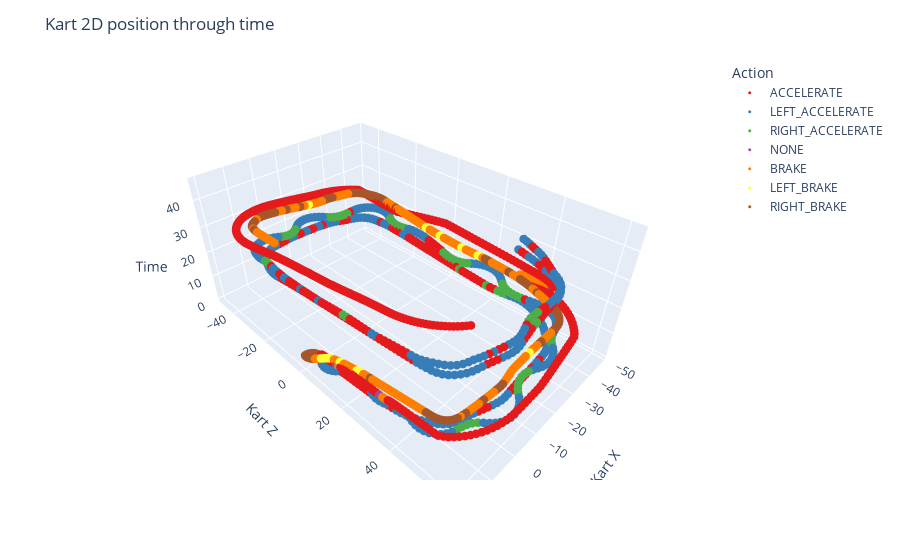

Here is the notebook cell this chart was saved with:
### Code cell
from ann import cost, cost_regL2, backprop, backprop2, predict, feedForward
from Utils import ExportONNX_JSON_TO_Custom, ExportAllformatsMLPSKlearn

import pandas as pd
import numpy as np
import matplotlib.pyplot as plt
import plotly.express as px
import os

#Colormaps https://matplotlib.org/stable/users/explain/colors/colormaps.html#references

#Nota: para calcular la precision del modelo vamos a redondear la salida, pues nos
#interesa saber que el modelo gira a la derecha, no que esta 95% seguro de girar a la derecha

#Ejercicio 2
kartData = pd.DataFrame()

trainFiles = len(os.listdir('AAKart/ML/'))
for i in range(trainFiles):
    newKartData = pd.read_csv(f'AAKart/ML/Kart{i:02d}.csv')
    
    kartData = pd.concat([kartData, newKartData], axis=0, ignore_index=True)

display(kartData)

#Tabla posicion 2D a traves del tiempo
positionThroughTime = px.scatter_3d(kartData, x='kartx', y='kartz', z='time', color='action', 
                                    color_discrete_sequence=px.colors.qualitative.Set1)
positionThroughTime.update_traces(marker_size = 3)

positionThroughTime.update_layout(scene=dict(xaxis_title='Kart X', yaxis_title='Kart Z', zaxis_title='Time'))
positionThroughTime.update_layout(legend_title='Action')
positionThroughTime.update_layout(title='Kart 2D position through time')

positionThroughTime.show()

#Distancia de los rayos a traves del tiempo
plt.figure(figsize=(7, 7))
plt.scatter(kartData['time'], kartData['ray1'], c='r', marker='.', label="Ray 1")
plt.scatter(kartData['time'], kartData['ray2'], c='y', marker='.', label="Ray 2")
plt.scatter(kartData['time'], kartData['ray3'], c='g', marker='.', label="Ray 3")
plt.scatter(kartData['time'], kartData['ray4'], c='c', marker='.', label="Ray 4")
plt.scatter(kartData['time'], kartData['ray5'], c='b', marker='.', label="Ray 5")
plt.xlabel('Time')
plt.ylabel('Ray distance')
plt.legend()
plt.title('Rays distance trough time')
plt.show()

### Figure 1 — Plotly figure (JSON) as saved in the notebook; plotly's stock layout.template omitted (floating-point values rounded to 4 significant figures; data arrays with more than 128 entries replaced by an {"elided": "..."} marker saying what was removed)
{"data": [{"hovertemplate": "action=ACCELERATE<br>kartx=%{x}<br>kartz=%{y}<br>time=%{z}<extra></extra>", "legendgroup": "ACCELERATE", "marker": {"color": "rgb(228,26,28)", "size": 3, "symbol": "circle"}, "mode": "markers", "name": "ACCELERATE", "scene": "scene", "showlegend": true, "type": "scatter3d", "x": {"elided": "624 float values"}, "y": {"elided": "624 float values"}, "z": {"elided": "624 float values"}}, {"hovertemplate": "action=LEFT_ACCELERATE<br>kartx=%{x}<br>kartz=%{y}<br>time=%{z}<extra></extra>", "legendgroup": "LEFT_ACCELERATE", "marker": {"color": "rgb(55,126,184)", "size": 3, "symbol": "circle"}, "mode": "markers", "name": "LEFT_ACCELERATE", "scene": "scene", "showlegend": true, "type": "scatter3d", "x": {"elided": "288 float values"}, "y": {"elided": "288 float values"}, "z": {"elided": "288 float values"}}, {"hovertemplate": "action=RIGHT_ACCELERATE<br>kartx=%{x}<br>kartz=%{y}<br>time=%{z}<extra></extra>", "legendgroup": "RIGHT_ACCELERATE", "marker": {"color": "rgb(77,175,74)", "size": 3, "symbol": "circle"}, "mode": "markers", "name": "RIGHT_ACCELERATE", "scene": "scene", "showlegend": true, "type": "scatter3d", "x": [-41.16, -40.79, -40.54, -39.98, -39.97, 12.33, -17.71, -19.21, 15.99, 15.99, 15.99, 15.99, 15.99, 15.99, 15.99, 15.99, 16.03, 16.15, 16.39, 16.77, 15.51, 14.64, 13.88, 13.28, 12.93, 12.86, 13.05, 13.49, 15.26, 14.87, 14.67, 14.73, 9.789, 8.357, 6.957, 5.679, 4.539, -10.19, -11.37, -12.63, -14.0, -15.49, -16.96, -18.38, -31.77, -32.97, -34.29, -42.01, -41.7, -41.54, -41.6, -41.93, -42.55, -43.41, -43.22, -42.32, -41.61, -41.16, -40.98, -41.07, -41.34, -41.69, -42.44, -41.93, -41.61, -41.51, -41.71, -42.18, -42.86, -31.72, -30.23, -28.77, -27.29, -25.89, -24.64, -23.5, -8.333, -7.179, -5.896, -4.47, -3.034, -1.66, 12.47, 12.5, 12.66, 13.89, 13.87, -15.45, -16.92, -18.36, -19.87], "y": [30.67, 29.22, 27.76, 23.34, 11.43, -3.587, 53.89, 53.72, 3.105, 3.105, 3.105, 3.105, 3.105, 3.105, 3.105, 3.189, 3.426, 3.791, 4.219, 4.664, 13.54, 14.51, 15.59, 16.83, 18.16, 19.53, 20.91, 22.23, 34.4, 35.81, 37.3, 38.78, 52.02, 52.43, 52.97, 53.69, 54.64, 56.89, 55.94, 55.16, 54.62, 54.36, 54.38, 54.68, 53.9, 52.99, 52.26, 35.81, 34.39, 32.89, 31.38, 29.99, 28.63, 27.4, 12.27, 11.07, 9.772, 8.377, 6.914, 5.404, 3.961, 2.5, -17.93, -19.33, -20.74, -22.22, -23.71, -25.11, -26.44, -39.47, -39.38, -39.43, -39.7, -40.23, -41.0, -41.96, -41.03, -40.14, -39.41, -39.07, -39.17, -39.57, -28.32, -26.83, -25.38, 13.24, 14.74, 53.23, 53.0, 52.99, 53.14], "z": [11.5, 11.6, 11.7, 12.0, 12.8, 21.4, 26.9, 27.0, 2.002, 2.1, 2.203, 2.302, 2.4, 2.502, 3.002, 3.1, 3.201, 3.302, 3.403, 3.501, 4.5, 4.601, 4.7, 4.802, 4.902, 5.002, 5.102, 5.201, 6.102, 6.2, 6.301, 6.401, 7.5, 7.601, 7.702, 7.801, 7.901, 9.101, 9.202, 9.302, 9.402, 9.504, 9.603, 9.701, 10.7, 10.8, 10.9, 12.4, 12.5, 12.6, 12.7, 12.8, 12.9, 13.0, 14.2, 14.3, 14.4, 14.5, 14.6, 14.7, 14.8, 14.9, 16.3, 16.4, 16.5, 16.6, 16.7, 16.8, 16.9, 18.5, 18.6, 18.7, 18.8, 18.9, 19.0, 19.1, 20.3, 20.4, 20.5, 20.6, 20.7, 20.8, 22.4, 22.5, 22.6, 25.2, 25.3, 29.4, 29.5, 29.6, 29.7]}, {"hovertemplate": "action=NONE<br>kartx=%{x}<br>kartz=%{y}<br>time=%{z}<extra></extra>", "legendgroup": "NONE", "marker": {"color": "rgb(152,78,163)", "size": 3, "symbol": "circle"}, "mode": "markers", "name": "NONE", "scene": "scene", "showlegend": true, "type": "scatter3d", "x": [15.99, 15.99, 15.99, 15.99, 15.99, 15.99, 15.99, 15.99, 15.99, 15.99, 15.99, 15.99, 15.99, 15.99, 15.99, 15.99, 15.99, 15.99, 15.99, 15.99, 15.99, 15.99, 15.99, 15.99, 15.99, 15.99, 15.99, 15.99, 15.99, 15.99, 15.99, 15.99, 15.99, 15.99, 15.99, 15.99, 15.99, 15.99, 15.99, 15.99, 15.99, 15.99, 15.99, 15.99, 15.99, 15.99, 15.99, 15.99, 15.99, 15.99, 15.98, -48.03, -47.42], "y": [3.105, 3.105, 3.105, 3.105, 3.105, 3.105, 3.105, 3.105, 3.105, 3.105, 3.105, 3.105, 3.105, 3.105, 3.105, 3.105, 3.105, 3.105, 3.105, 3.105, 3.105, 3.105, 3.105, 3.105, 3.105, 3.105, 3.105, 3.105, 3.105, 3.105, 3.105, 3.105, 3.105, 3.105, 3.105, 3.105, 3.105, 3.105, 3.105, 3.105, 3.105, 3.105, 3.105, 3.105, 3.105, 3.105, 3.105, 4.371, 10.92, 12.68, 29.57, 34.64, 42.8], "z": [0.1023, 0.2002, 0.3021, 0.4001, 0.5007, 0.6012, 0.7003, 0.8022, 0.9004, 1.002, 1.101, 1.302, 1.4, 1.703, 0.1032, 0.2021, 0.3009, 0.4024, 0.5004, 0.6018, 0.7035, 0.8017, 0.9011, 1.003, 1.1, 1.2, 1.301, 1.402, 1.503, 1.602, 1.702, 1.802, 1.904, 2.601, 2.703, 2.802, 2.903, 0.1019, 0.2023, 0.3025, 0.4001, 0.5024, 0.6025, 0.7018, 0.8024, 0.9015, 1.0, 3.4, 5.502, 5.802, 7.5, 15.5, 18.3]}, {"hovertemplate": "action=BRAKE<br>kartx=%{x}<br>kartz=%{y}<br>time=%{z}<extra></extra>", "legendgroup": "BRAKE", "marker": {"color": "rgb(255,127,0)", "size": 3, "symbol": "circle"}, "mode": "markers", "name": "BRAKE", "scene": "scene", "showlegend": true, "type": "scatter3d", "x": {"elided": "210 float values"}, "y": {"elided": "210 float values"}, "z": {"elided": "210 float values"}}, {"hovertemplate": "action=LEFT_BRAKE<br>kartx=%{x}<br>kartz=%{y}<br>time=%{z}<extra></extra>", "legendgroup": "LEFT_BRAKE", "marker": {"color": "rgb(255,255,51)", "size": 3, "symbol": "circle"}, "mode": "markers", "name": "LEFT_BRAKE", "scene": "scene", "showlegend": true, "type": "scatter3d", "x": [15.99, 15.99, 15.99, 17.83, 17.38, 16.94, 16.52, 16.16, 15.89, 15.27, 15.14, 14.46, 14.36, 14.28, -19.25, -20.17, -42.0, -41.85, -41.07, -40.95, -40.37, -40.32, -40.21, -40.21, -14.03, -13.19], "y": [3.105, 3.105, 3.105, 5.866, 6.381, 6.899, 7.472, 8.09, 8.752, 11.76, 12.55, 18.45, 19.35, 20.21, 52.96, 52.97, 18.23, 17.33, 11.76, 10.83, 2.411, 1.462, -4.175, -5.101, -39.07, -39.16], "z": [1.801, 1.901, 2.001, 5.901, 6.002, 6.1, 6.202, 6.302, 6.4, 6.801, 6.901, 7.6, 7.703, 7.801, 14.6, 14.7, 20.4, 20.5, 21.1, 21.2, 22.1, 22.2, 22.8, 22.9, 29.1, 29.2]}, {"hovertemplate": "action=RIGHT_BRAKE<br>kartx=%{x}<br>kartz=%{y}<br>time=%{z}<extra></extra>", "legendgroup": "RIGHT_BRAKE", "marker": {"color": "rgb(166,86,40)", "size": 3, "symbol": "circle"}, "mode": "markers", "name": "RIGHT_BRAKE", "scene": "scene", "showlegend": true, "type": "scatter3d", "x": {"elided": "129 float values"}, "y": {"elided": "129 float values"}, "z": {"elided": "129 float values"}}], "layout": {"legend": {"title": {"text": "Action"}, "tracegroupgap": 0}, "margin": {"t": 60}, "scene": {"domain": {"x": [0, 1], "y": [0, 1]}, "xaxis": {"title": {"text": "Kart X"}}, "yaxis": {"title": {"text": "Kart Z"}}, "zaxis": {"title": {"text": "Time"}}}, "title": {"text": "Kart 2D position through time"}}}
